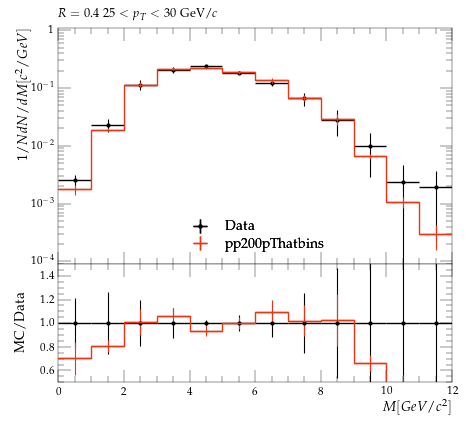

This chart was generated by the following Python code:
#! /usr/bin/env python3

# This Python script was auto-generated using YODA v2.1.0.
# Analysis object: /STAR_2021_I1853218/d04-x01-y01
# Timestamp: 08-10-2025 (02:59:01)

import matplotlib as mpl
import matplotlib.pyplot as plt
mpl.use('Agg') # comment out for interactive use
import os
import numpy as np
from numpy import nan, inf

plotDir = os.path.split(os.path.realpath(__file__))[0]
if 'YODA_USER_PLOT_PATH' in globals():
    plot_outdir = globals()['YODA_USER_PLOT_PATH']
else:
    plot_outdir = plotDir

#plot style
plt.style.use(os.path.join(plotDir, '../default.mplstyle'))
# plot metadata
figW, figH = plt.rcParams['figure.figsize']
ax_xLabel = r'$M [GeV/c^{2}]$'
ax_yLabel = r'$1/N dN/dM [c^{2}/GeV]$'
ax_title  = r'$R=0.4 ~ 25 < p_{T} < 30$ GeV/$c$'
ax_xScale = 'linear'
ax_yScale = 'log'
xLims = (0.0, 12.0)
yLims = (9e-05, 1.1)

# TeX-friendly labels for the legend
labels = {
    'legend' : ([ r"Data", r"pp200pThatbins" ], r""),
}

# Adjust canvas width and height
canvasW = 10.0
canvasH = 9.0
figW *= canvasW/10.
figH *= canvasH/9.

# Create figure and axis objects
fig, (ax, ratio0_ax) = plt.subplots(2, 1, sharex=True,
                  figsize=(figW,figH), gridspec_kw={'height_ratios': (6.0, 3.0)})

# Set figure margins
plt.subplots_adjust(
    left   = 1.0 * plt.rcParams['figure.subplot.left'],
    right  = 1.0 * plt.rcParams['figure.subplot.right'],
    top    = 1.0 * plt.rcParams['figure.subplot.top'],
    bottom = 1.0 * plt.rcParams['figure.subplot.bottom'])

ratio0_ax.yaxis.set_major_locator(mpl.ticker.MultipleLocator(0.2))
ratio0_ax.set_ylim(0.5, 1.4999)
ratio0_ax.set_ylabel('MC/Data')

# the numerical data is stored in a separate file
dataf = dict()
prefix = os.path.split(__file__)[0]
if prefix:    prefix = prefix + '/'
exec(open(prefix+'d04-x01-y01__data.py').read(), dataf)


legend_handles = dict() # keep track of handles for the legend

# style options for curves
# starts at zorder>=5 to draw curve on top of legend
styles = {
  'Data': {
    'color' : 'black',
    'linestyle' : '-',
    'linewidth' : 1,
    'marker' : 'o',
    'markersize' : 2,
    'capsize' : 0.0,
    'zorder' : 5,
    'histstyle' : 0,
    'drawstyle' : 'steps-pre',
    'xerrorbars' : 1,
    'yerrorbars' : 1,
    'fillcolor' : None,
    'fillopacity' : 1.0,
    'ratio0_linestyle' : '-',
    'ratio0_linewidth' : 1,
    'ratio0_marker' : 'o',
    'ratio0_markersize' : 2,
    'ratio0_capsize' : 0.0,
    'ratio0_zorder' : 5,
    'ratio0_histstyle' : 0,
    'ratio0_drawstyle' : 'steps-pre',
    'ratio0_xerrorbars' : 1,
    'ratio0_yerrorbars' : 1,
  },
  'pp200pThatbins.yoda': {
    'color' : '#EE3311',
    'linestyle' : '-',
    'linewidth' : 1,
    'marker' : 'none',
    'markersize' : 2,
    'capsize' : 0.0,
    'zorder' : 6,
    'histstyle' : 1,
    'drawstyle' : 'steps-pre',
    'xerrorbars' : 1,
    'yerrorbars' : 1,
    'fillcolor' : None,
    'fillopacity' : 1.0,
    'ratio0_linestyle' : '-',
    'ratio0_linewidth' : 1,
    'ratio0_marker' : 'none',
    'ratio0_markersize' : 2,
    'ratio0_capsize' : 0.0,
    'ratio0_zorder' : 6,
    'ratio0_histstyle' : 1,
    'ratio0_drawstyle' : 'steps-pre',
    'ratio0_xerrorbars' : 1,
    'ratio0_yerrorbars' : 1,
  },
}

# curve from input yoda files in main panel
for label, yvals in dataf['yvals'].items():
    if all(np.isnan(v) for v in dataf['yvals'][label]):
        continue
    tmp = None
    if styles[label]['histstyle']: # draw as histogram
        xpos = dataf['xedges'][label] if styles[label]['drawstyle'] else dataf['xpoints'][label]
        ypos = np.insert(yvals, 0, yvals[0]) if styles[label]['drawstyle'] else yvals
        if styles[label]['fillcolor']: # fill area below curve
            ax.fill_between(xpos, ypos, step='pre',
                            color=styles[label]['fillcolor'],
                            alpha=styles[label]['fillopacity'])
        tmp, = ax.plot(xpos, ypos,
                       color=styles[label]['color'],
                       linestyle=styles[label]['linestyle'],
                       linewidth=styles[label]['linewidth'],
                       drawstyle=styles[label]['drawstyle'], solid_joinstyle='miter',
                       zorder=styles[label]['zorder'], label=label)
    tmp = ax.errorbar(dataf['xpoints'][label], yvals,
                      xerr=np.array(dataf['xerrs'][label])*styles[label]['xerrorbars'],
                      yerr=np.array(dataf['yerrs'][label])*styles[label]['yerrorbars'],
                      fmt=styles[label]['marker'], capsize=styles[label]['capsize'],
                      markersize=styles[label]['markersize'],
                      ecolor=styles[label]['color'],
                      color=styles[label]['color'], zorder=styles[label]['zorder'])
    tmp[-1][0].set_linestyle(styles[label]['linestyle'])
    tmp[-1][0].set_linewidth(styles[label]['linewidth'])
    if label in dataf['add_legend_handle']:  legend_handles[label] = tmp
    for varLabel in dataf['variation_yvals'].keys():
        if varLabel.startswith(label):
            tmp, = ax.plot(dataf['xedges'][label], dataf['variation_yvals'][varLabel],
                           color=styles[label]['color'],
                           linestyle=styles[label]['linestyle'],
                           linewidth=styles[label]['linewidth'],
                           drawstyle='steps-pre', solid_joinstyle='miter',
                           zorder=styles[label]['zorder'], alpha=0.5)


# plots on ratio panel
# curve from input yoda files in ratio panel
for label, yvals in dataf['ratio0_yvals'].items():
    if all(np.isnan(v) for v in yvals):
        continue
    if styles[label]['ratio0_histstyle']: # plot as histogram
        xpos = dataf['xedges']['Data'] if styles[label]['ratio0_drawstyle'] else dataf['xpoints']['Data']
        ypos = np.insert(yvals, 0, yvals[0]) if styles[label]['ratio0_drawstyle'] else yvals
        ratio0_ax.plot(xpos, ypos,
                       color=styles[label]['color'],
                       linewidth=styles[label]['linewidth'],
                       linestyle=styles[label]['ratio0_linestyle'],
                       drawstyle=styles[label]['ratio0_drawstyle'], zorder=styles[label]['zorder'],
                       solid_joinstyle='miter')
    tmp = ratio0_ax.errorbar(dataf['xpoints']['Data'], yvals,
                             xerr=np.array(dataf['ref_xerrs'])*styles[label]['ratio0_xerrorbars'],
                             yerr=np.array(dataf['ratio0_yerrs'][label])*styles[label]['ratio0_yerrorbars'],
                             fmt=styles[label]['ratio0_marker'], capsize=styles[label]['ratio0_capsize'],
                             markersize=styles[label]['ratio0_markersize'],
                             ecolor=styles[label]['color'],
                             color=styles[label]['color'])
    tmp[-1][0].set_linestyle(styles[label]['ratio0_linestyle'])
    tmp[-1][0].set_linewidth(styles[label]['ratio0_linewidth'])

    for varlabel in dataf['ratio0_variation_vals'].keys():
        if varlabel.startswith(label):
            ratio0_ax.plot(dataf['xedges']['Data'],
                            dataf['ratio0_variation_vals'][varlabel],
                            color=styles[label]['color'],
                            linestyle=styles[label]['linestyle'],
                            linewidth=styles[label]['linewidth'],
                            drawstyle='steps-pre', solid_joinstyle='miter',
                            zorder=1, alpha=0.5)

legend_items = list(legend_handles.values())
ax.add_artist(ax.legend(legend_items,
                        labels['legend'][0],
                        title=labels['legend'][1],
                        alignment='left',
                        loc='lower center',
                        bbox_to_anchor=(0.5, 0.0)))

# set plot metadata as defined above
ratio0_ax.set_xlabel(ax_xLabel)
ratio0_ax.xaxis.set_label_coords(1., -0.15)
ax.set_ylabel(ax_yLabel, ha='right', va='top')
ax.yaxis.set_label_coords(-0.11, 1.0)
ax.set_title(ax_title, loc='left')
ax.set_xscale(ax_xScale)
ax.set_yscale(ax_yScale)
ax.set_xlim(xLims)
ax.set_ylim(yLims)

# tick formatting
plt.rcParams['xtick.top'] = True
plt.rcParams['ytick.right'] = True
ax.yaxis.set_major_locator(mpl.ticker.LogLocator(base=10.0, numticks=np.inf))
ax.yaxis.set_minor_locator(mpl.ticker.LogLocator(
                           base=10.0, subs=np.arange(0.1, 1, 0.1), numticks=np.inf))
fig.align_ylabels((ax, ratio0_ax))
plt.savefig(os.path.join(plot_outdir, 'd04-x01-y01.pdf'), format='PDF')
plt.savefig(os.path.join(plot_outdir, 'd04-x01-y01.png'), format='PNG')

plt.close(fig)
